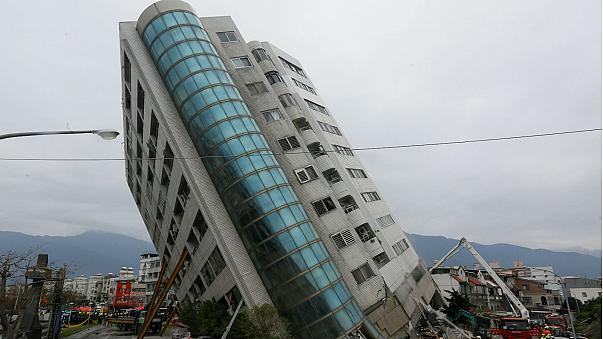
#> input picture imgpy/x1.jpg, 603 x 339 px
$ python image_thresh.py
#> lines starting #> are read from the running program, lines starting #| are printed output that depends on the picture; after the words box and inside, x2 and y2 are one past the last pixel; in counts of white or black regions, pixels touching at a corner belong together
import cv2
import numpy as np
from matplotlib import pyplot as plt

def simple_thresh(img):
    ret,thresh1 = cv2.threshold(img,127,255,cv2.THRESH_BINARY)
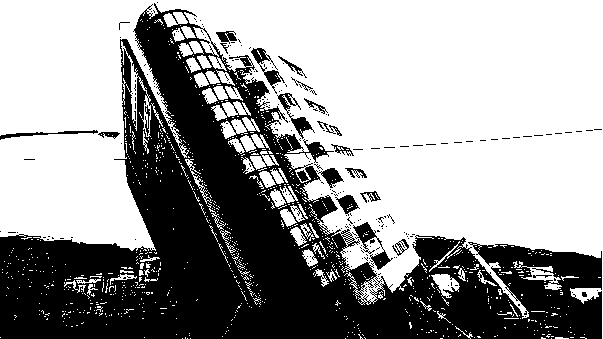
#> thresh1: shape (339, 603); 60.8% white; 249 black regions (229 under 20 px), largest, box (x1, y1, x2, y2) and area: (0, 3, 602, 339) 76932, (277, 93, 315, 139) 401, (251, 48, 285, 94) 382
    ret,thresh2 = cv2.threshold(img,127,255,cv2.THRESH_BINARY_INV)
    ret,thresh3 = cv2.threshold(img,127,255,cv2.THRESH_TRUNC)
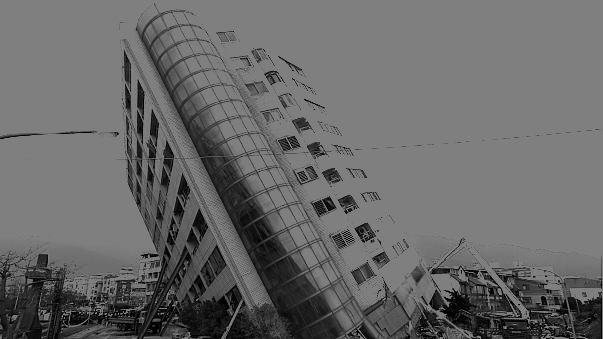
#> thresh3: shape (339, 603); min 0, max 127, mean 105
    ret,thresh4 = cv2.threshold(img,127,255,cv2.THRESH_TOZERO)
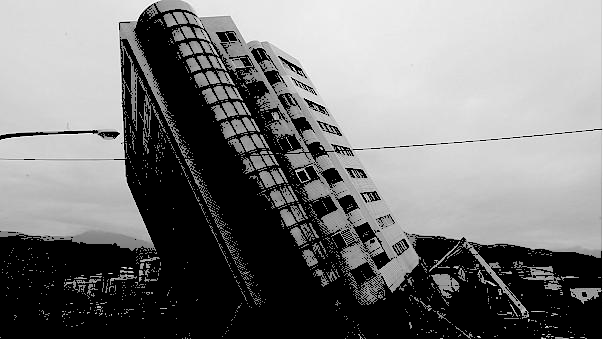
#> thresh4: shape (339, 603); min 0, max 255, mean 120.9
    ret,thresh5 = cv2.threshold(img,127,255,cv2.THRESH_TOZERO_INV)
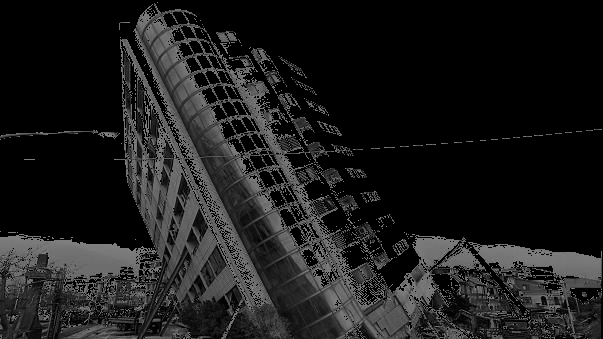
#> thresh5: shape (339, 603); min 0, max 127, mean 27.8

    titles = ['Original Image','BINARY','BINARY_INV','TRUNC','TOZERO','TOZERO_INV']
    images = [img, thresh1, thresh2, thresh3, thresh4, thresh5]

    for i in range(6):
        plt.subplot(2,3,i+1),plt.imshow(images[i],'gray')
        plt.title(titles[i])
        plt.xticks([]),plt.yticks([])

    plt.show()
    return images

def adaptive_thresh(img):
    img = cv2.medianBlur(img,5)

    ret,th1 = cv2.threshold(img,127,255,cv2.THRESH_BINARY)
#> th1: shape (339, 603); 60% white; 40 black regions (17 under 20 px), largest, box (x1, y1, x2, y2) and area: (0, 9, 602, 339) 78981, (355, 223, 376, 244) 291, (338, 195, 358, 214) 239
    th2 = cv2.adaptiveThreshold(img,255,cv2.ADAPTIVE_THRESH_MEAN_C,\
                cv2.THRESH_BINARY,11,2)
#> th2: shape (339, 603); 76.7% white; 530 black regions (395 under 20 px), largest, box (x1, y1, x2, y2) and area: (135, 0, 356, 339) 10663, (24, 247, 232, 339) 6724, (345, 232, 573, 339) 6587
    th3 = cv2.adaptiveThreshold(img,255,cv2.ADAPTIVE_THRESH_GAUSSIAN_C,\
                cv2.THRESH_BINARY,11,2)
#> th3: shape (339, 603); 80.2% white; 899 black regions (759 under 20 px), largest, box (x1, y1, x2, y2) and area: (119, 0, 314, 337) 9615, (429, 266, 573, 339) 2675, (53, 257, 168, 339) 2618

    titles = ['Original Image', 'Global Thresholding (v = 127)',
                'Adaptive Mean Thresholding', 'Adaptive Gaussian Thresholding']
    images = [img, th1, th2, th3]

    for i in range(4):
        plt.subplot(2,2,i+1),plt.imshow(images[i],'gray')
        plt.title(titles[i])
        plt.xticks([]),plt.yticks([])
    plt.show()

    return images

def otsu_thresh(img):
    # global thresholding
    ret1,th1 = cv2.threshold(img,127,255,cv2.THRESH_BINARY)

    # Otsu's thresholding
    ret2,th2 = cv2.threshold(img,0,255,cv2.THRESH_BINARY+cv2.THRESH_OTSU)
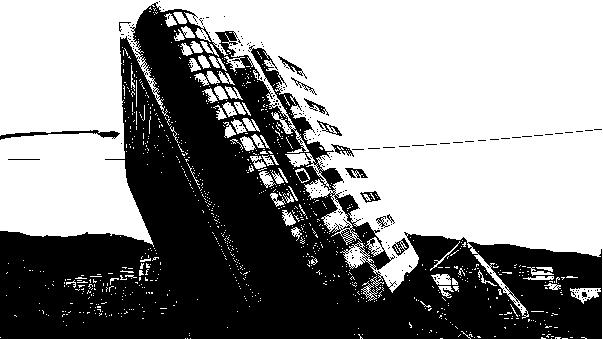
#> th2: shape (339, 603); 56.7% white; 240 black regions (225 under 20 px), largest, box (x1, y1, x2, y2) and area: (0, 2, 602, 339) 86506, (0, 130, 120, 140) 391, (392, 238, 409, 256) 124
#> ret2 = 140

    # Otsu's thresholding after Gaussian filtering
    blur = cv2.GaussianBlur(img,(5,5),0)
    ret3,th3 = cv2.threshold(blur,0,255,cv2.THRESH_BINARY+cv2.THRESH_OTSU)
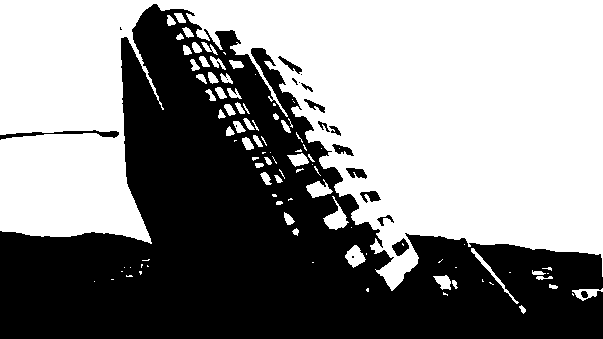
#> th3: shape (339, 603); 54.2% white; 20 black regions (7 under 20 px), largest, box (x1, y1, x2, y2) and area: (0, 4, 603, 339) 92178, (0, 130, 119, 140) 381, (392, 238, 409, 256) 175
#> ret3 = 143

    # plot all the images and their histograms
    images = [img, 0, th1,
            img, 0, th2,
            blur, 0, th3]
    titles = ['Original Noisy Image','Histogram','Global Thresholding (v=127)',
            'Original Noisy Image','Histogram',"Otsu's Thresholding",
            'Gaussian filtered Image','Histogram',"Otsu's Thresholding"]

    for i in range(3):
        plt.subplot(3,3,i*3+1),plt.imshow(images[i*3],'gray')
        plt.title(titles[i*3]), plt.xticks([]), plt.yticks([])
        plt.subplot(3,3,i*3+2),plt.hist(images[i*3].ravel(),256)
        plt.title(titles[i*3+1]), plt.xticks([]), plt.yticks([])
        plt.subplot(3,3,i*3+3),plt.imshow(images[i*3+2],'gray')
        plt.title(titles[i*3+2]), plt.xticks([]), plt.yticks([])
    plt.show()
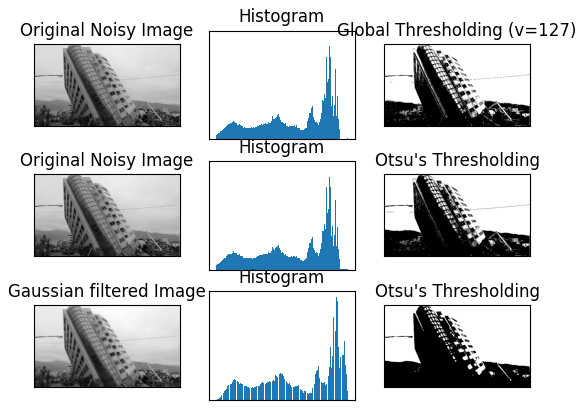
#> figure drawn by matplotlib, 9 panels

    return images

img = cv2.imread('x1.jpg',0)
simple_thresh(img)
adaptive_thresh(img)
otsu_thresh(img)

$ run again, with imgpy/a6.jpg copied over imgpy/x1.jpg
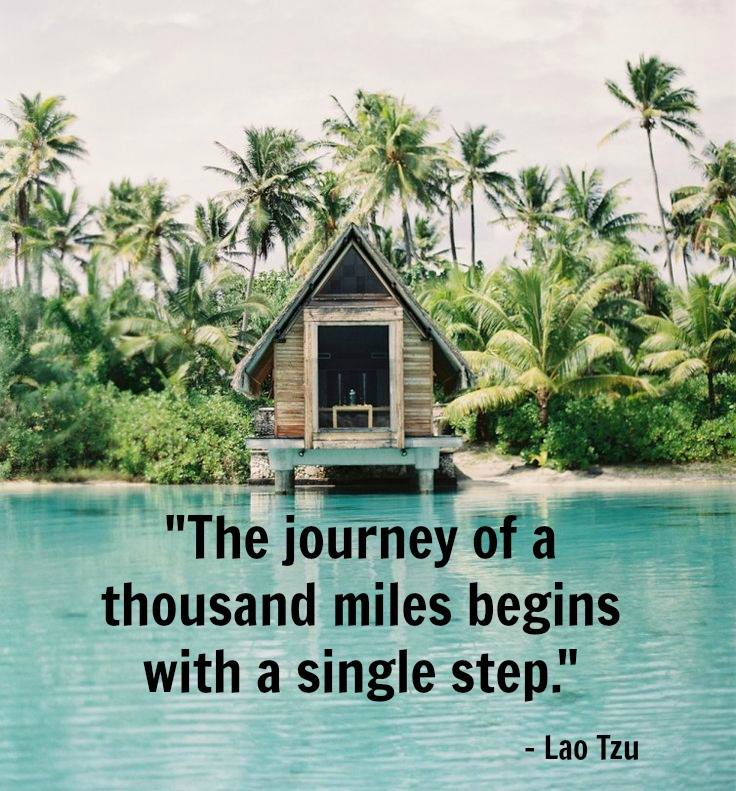
#> input picture imgpy/a6.jpg, 736 x 791 px
#> in simple_thresh, `ret,thresh1 = cv2.threshold(img,127,255,cv2.THRESH_BINARY)`:
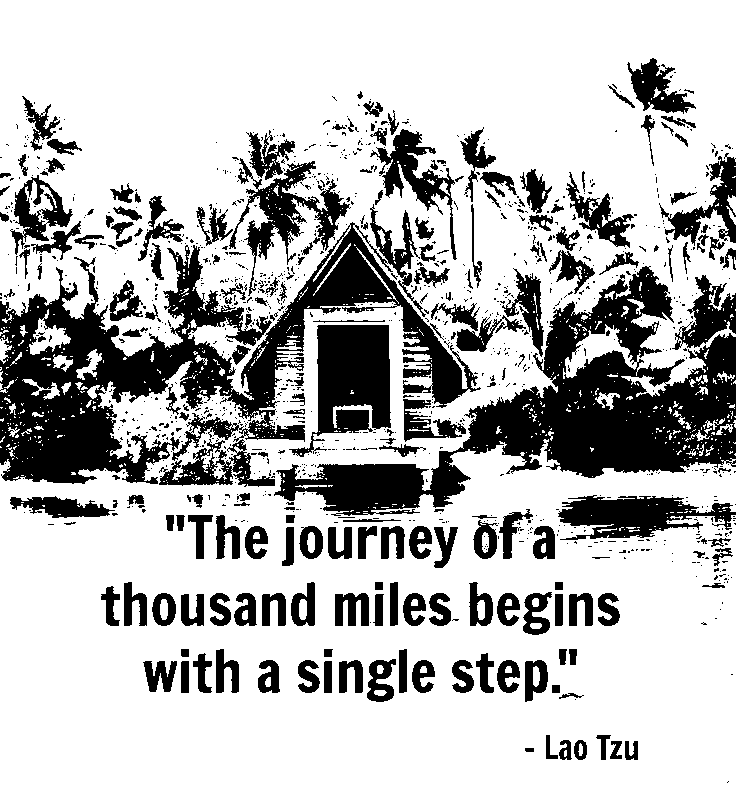
#> thresh1: shape (791, 736); 73.2% white; 1176 black regions (968 under 20 px), largest, box (x1, y1, x2, y2) and area: (0, 204, 481, 484) 40706, (274, 266, 736, 516) 35162, (289, 325, 391, 457) 7534
#> th1: shape (791, 736); 73.7% white; 284 black regions (99 under 20 px), largest, box (x1, y1, x2, y2) and area: (0, 223, 466, 484) 39993, (457, 267, 736, 478) 30781, (316, 325, 392, 435) 7376
#> ret2 = 129
#> in otsu_thresh, `ret3,th3 = cv2.threshold(blur,0,255,cv2.THRESH_BINARY+cv2.THRESH_OTSU)`:
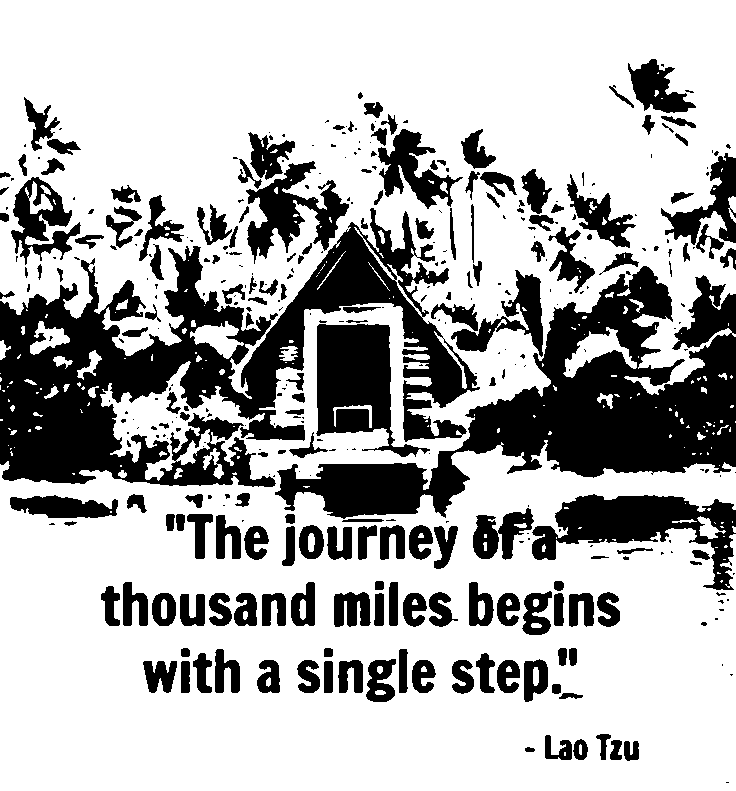
#> th3: shape (791, 736); 70.2% white; 372 black regions (197 under 20 px), largest, box (x1, y1, x2, y2) and area: (0, 208, 480, 487) 50506, (275, 266, 736, 519) 40464, (532, 494, 736, 590) 8096
#> ret3 = 134

$ run again, with imgpy/a7.jpg copied over imgpy/x1.jpg
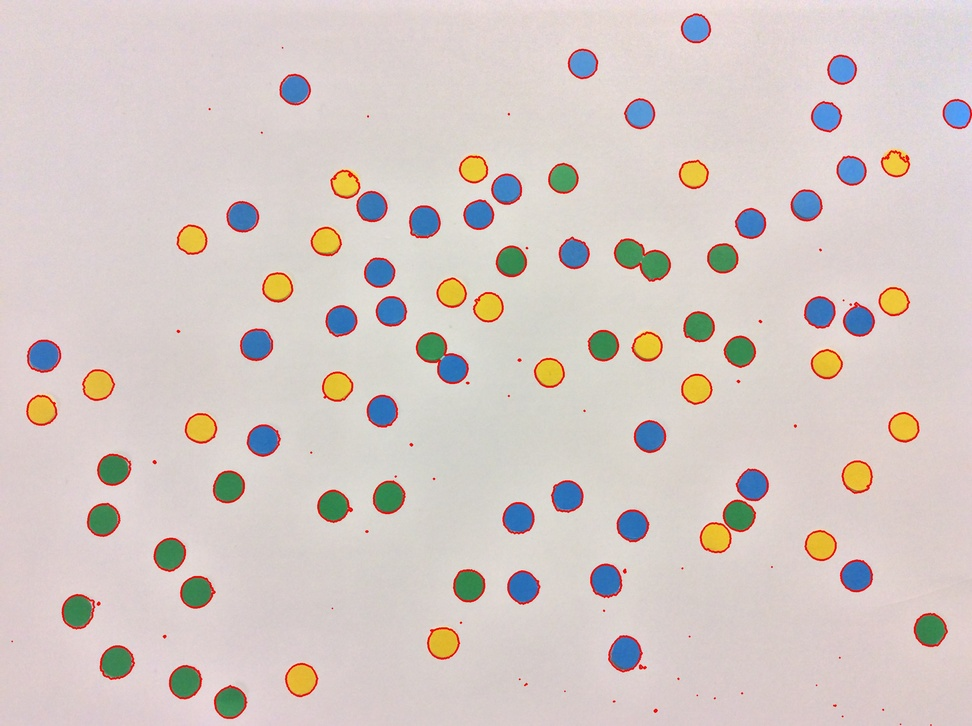
#> input picture imgpy/a7.jpg, 972 x 726 px, shrunk from 2592 x 1936 before the run
#> in simple_thresh, `ret,thresh1 = cv2.threshold(img,127,255,cv2.THRESH_BINARY)`:
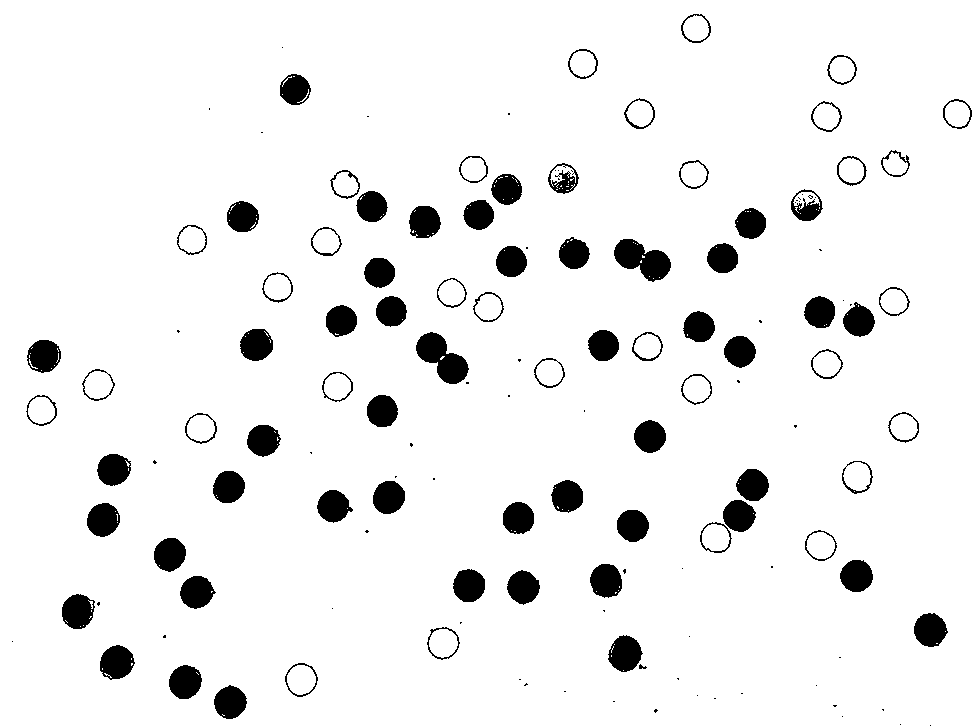
#> thresh1: shape (726, 972); 93.7% white; 141 black regions (60 under 20 px), largest, box (x1, y1, x2, y2) and area: (416, 332, 469, 384) 1471, (614, 239, 671, 282) 1432, (608, 635, 643, 672) 911
#> th1: shape (726, 972); 94.4% white; 75 black regions (21 under 20 px), largest, box (x1, y1, x2, y2) and area: (416, 332, 468, 384) 1478, (614, 239, 671, 281) 1447, (609, 636, 642, 672) 908
#> ret2 = 158
#> in otsu_thresh, `ret3,th3 = cv2.threshold(blur,0,255,cv2.THRESH_BINARY+cv2.THRESH_OTSU)`:
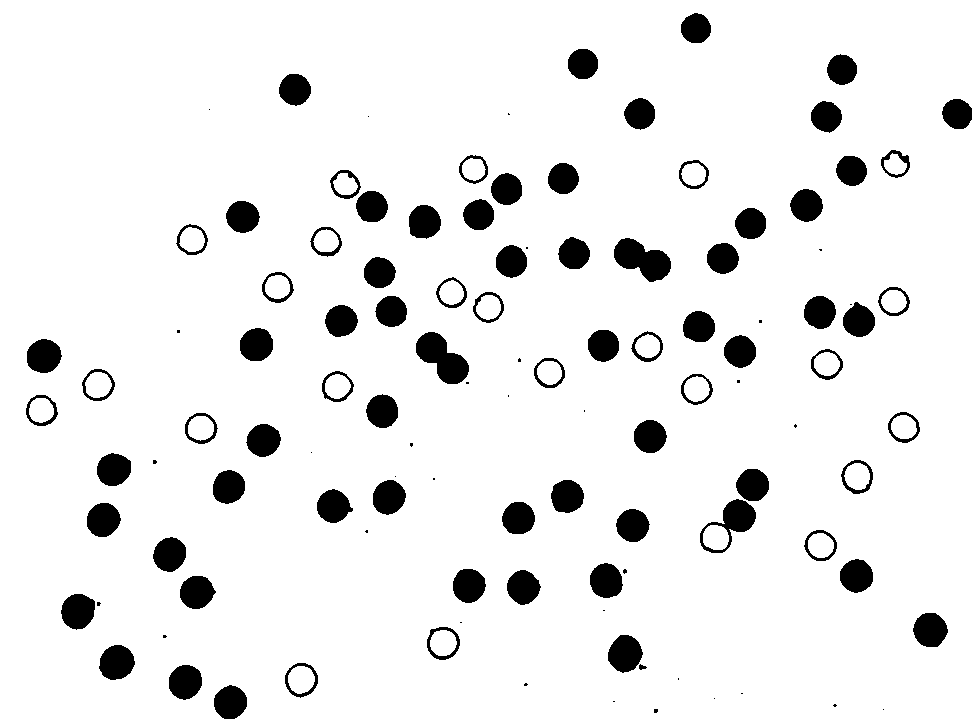
#> th3: shape (726, 972); 92.3% white; 113 black regions (33 under 20 px), largest, box (x1, y1, x2, y2) and area: (416, 332, 469, 384) 1545, (614, 238, 671, 282) 1510, (700, 499, 756, 553) 1103
#> ret3 = 163
